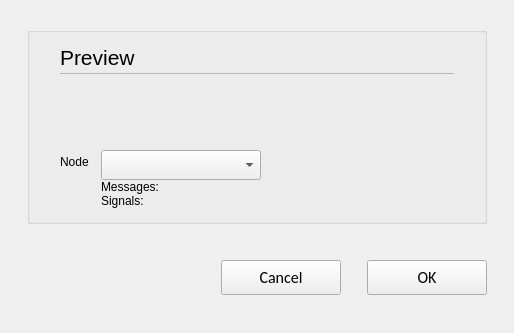
<?xml version="1.0" encoding="UTF-8"?>
<ui version="4.0">
 <class>C_CieDataPoolComListDBCImportWidget</class>
 <widget class="QWidget" name="C_CieDataPoolComListDBCImportWidget">
  <property name="windowModality">
   <enum>Qt::WindowModal</enum>
  </property>
  <property name="geometry">
   <rect>
    <x>0</x>
    <y>0</y>
    <width>514</width>
    <height>333</height>
   </rect>
  </property>
  <property name="windowTitle">
   <string>Import from DBC File - Node selection</string>
  </property>
  <layout class="QVBoxLayout" name="verticalLayout">
   <property name="leftMargin">
    <number>27</number>
   </property>
   <property name="topMargin">
    <number>27</number>
   </property>
   <property name="rightMargin">
    <number>27</number>
   </property>
   <item>
    <widget class="stw_opensyde_gui_elements::C_OgeGbx" name="pc_GroupBoxGeneral">
     <property name="title">
      <string/>
     </property>
     <layout class="QVBoxLayout" name="verticalLayout_2" stretch="0,0,0,0">
      <property name="spacing">
       <number>0</number>
      </property>
      <property name="leftMargin">
       <number>30</number>
      </property>
      <property name="rightMargin">
       <number>30</number>
      </property>
      <property name="bottomMargin">
       <number>13</number>
      </property>
      <item>
       <layout class="QHBoxLayout" name="horizontalLayout_5" stretch="0,1">
        <property name="spacing">
         <number>6</number>
        </property>
        <item>
         <widget class="stw_opensyde_gui_elements::C_OgeLabHeadingGroupBold" name="pc_LabelHeading">
          <property name="minimumSize">
           <size>
            <width>0</width>
            <height>30</height>
           </size>
          </property>
          <property name="maximumSize">
           <size>
            <width>16777215</width>
            <height>30</height>
           </size>
          </property>
          <property name="font">
           <font>
            <family>Segoe UI</family>
            <pointsize>16</pointsize>
           </font>
          </property>
          <property name="text">
           <string>Preview</string>
          </property>
         </widget>
        </item>
        <item>
         <spacer name="horizontalSpacer_7">
          <property name="orientation">
           <enum>Qt::Horizontal</enum>
          </property>
          <property name="sizeHint" stdset="0">
           <size>
            <width>40</width>
            <height>1</height>
           </size>
          </property>
         </spacer>
        </item>
       </layout>
      </item>
      <item>
       <layout class="QHBoxLayout" name="horizontalLayout_18" stretch="0">
        <property name="spacing">
         <number>0</number>
        </property>
        <property name="topMargin">
         <number>1</number>
        </property>
        <property name="rightMargin">
         <number>0</number>
        </property>
        <property name="bottomMargin">
         <number>0</number>
        </property>
        <item>
         <widget class="stw_opensyde_gui_elements::C_OgeFrameSeparator" name="pc_Frame">
          <property name="minimumSize">
           <size>
            <width>0</width>
            <height>1</height>
           </size>
          </property>
          <property name="maximumSize">
           <size>
            <width>16777215</width>
            <height>1</height>
           </size>
          </property>
          <property name="frameShape">
           <enum>QFrame::StyledPanel</enum>
          </property>
          <property name="frameShadow">
           <enum>QFrame::Raised</enum>
          </property>
         </widget>
        </item>
       </layout>
      </item>
      <item>
       <spacer name="verticalSpacer_3">
        <property name="orientation">
         <enum>Qt::Vertical</enum>
        </property>
        <property name="sizeHint" stdset="0">
         <size>
          <width>6</width>
          <height>0</height>
         </size>
        </property>
       </spacer>
      </item>
      <item>
       <layout class="QFormLayout" name="formLayout_Information">
        <property name="horizontalSpacing">
         <number>12</number>
        </property>
        <item row="0" column="0">
         <widget class="stw_opensyde_gui_elements::C_OgeLabGroupItem" name="pc_LabelNode">
          <property name="text">
           <string>Node</string>
          </property>
         </widget>
        </item>
        <item row="0" column="1">
         <widget class="stw_opensyde_gui_elements::C_OgeCbxText" name="pc_ComboBoxDBCNode">
          <property name="minimumSize">
           <size>
            <width>160</width>
            <height>30</height>
           </size>
          </property>
          <property name="maximumSize">
           <size>
            <width>160</width>
            <height>30</height>
           </size>
          </property>
          <property name="editable">
           <bool>false</bool>
          </property>
         </widget>
        </item>
        <item row="1" column="1">
         <widget class="stw_opensyde_gui_elements::C_OgeLabGroupItem" name="pc_LabelMessages">
          <property name="text">
           <string>Messages:</string>
          </property>
         </widget>
        </item>
        <item row="2" column="1">
         <widget class="stw_opensyde_gui_elements::C_OgeLabGroupItem" name="pc_LabelSignals">
          <property name="text">
           <string>Signals:</string>
          </property>
         </widget>
        </item>
       </layout>
      </item>
     </layout>
    </widget>
   </item>
   <item>
    <spacer name="verticalSpacer_2">
     <property name="orientation">
      <enum>Qt::Vertical</enum>
     </property>
     <property name="sizeType">
      <enum>QSizePolicy::Fixed</enum>
     </property>
     <property name="sizeHint" stdset="0">
      <size>
       <width>20</width>
       <height>30</height>
      </size>
     </property>
    </spacer>
   </item>
   <item>
    <layout class="QHBoxLayout" name="pc_HorizontalLayoutUserCancelOK">
     <item>
      <spacer name="pc_HorizontalSpacer">
       <property name="orientation">
        <enum>Qt::Horizontal</enum>
       </property>
       <property name="sizeHint" stdset="0">
        <size>
         <width>40</width>
         <height>20</height>
        </size>
       </property>
      </spacer>
     </item>
     <item>
      <widget class="stw_opensyde_gui_elements::C_OgePubCancel" name="pc_PushButtonCancel">
       <property name="minimumSize">
        <size>
         <width>120</width>
         <height>35</height>
        </size>
       </property>
       <property name="maximumSize">
        <size>
         <width>120</width>
         <height>35</height>
        </size>
       </property>
       <property name="font">
        <font>
         <family>Calibri</family>
         <pointsize>12</pointsize>
        </font>
       </property>
       <property name="focusPolicy">
        <enum>Qt::NoFocus</enum>
       </property>
       <property name="text">
        <string>Cancel</string>
       </property>
      </widget>
     </item>
     <item>
      <spacer name="horizontalSpacer">
       <property name="orientation">
        <enum>Qt::Horizontal</enum>
       </property>
       <property name="sizeType">
        <enum>QSizePolicy::Fixed</enum>
       </property>
       <property name="sizeHint" stdset="0">
        <size>
         <width>20</width>
         <height>20</height>
        </size>
       </property>
      </spacer>
     </item>
     <item>
      <widget class="stw_opensyde_gui_elements::C_OgePubDialog" name="pc_PushButtonOK">
       <property name="minimumSize">
        <size>
         <width>120</width>
         <height>35</height>
        </size>
       </property>
       <property name="maximumSize">
        <size>
         <width>120</width>
         <height>35</height>
        </size>
       </property>
       <property name="font">
        <font>
         <family>Calibri</family>
         <pointsize>12</pointsize>
        </font>
       </property>
       <property name="focusPolicy">
        <enum>Qt::NoFocus</enum>
       </property>
       <property name="text">
        <string>OK</string>
       </property>
      </widget>
     </item>
    </layout>
   </item>
   <item>
    <spacer name="verticalSpacer">
     <property name="orientation">
      <enum>Qt::Vertical</enum>
     </property>
     <property name="sizeType">
      <enum>QSizePolicy::Fixed</enum>
     </property>
     <property name="sizeHint" stdset="0">
      <size>
       <width>20</width>
       <height>27</height>
      </size>
     </property>
    </spacer>
   </item>
  </layout>
 </widget>
 <customwidgets>
  <customwidget>
   <class>stw_opensyde_gui_elements::C_OgeLabHeadingGroupBold</class>
   <extends>QLabel</extends>
   <header>C_OgeLabHeadingGroupBold.h</header>
  </customwidget>
  <customwidget>
   <class>stw_opensyde_gui_elements::C_OgeFrameSeparator</class>
   <extends>QFrame</extends>
   <header>C_OgeFrameSeparator.h</header>
   <container>1</container>
  </customwidget>
  <customwidget>
   <class>stw_opensyde_gui_elements::C_OgePubDialog</class>
   <extends>QPushButton</extends>
   <header>C_OgePubDialog.h</header>
  </customwidget>
  <customwidget>
   <class>stw_opensyde_gui_elements::C_OgeGbx</class>
   <extends>QGroupBox</extends>
   <header>C_OgeGbx.h</header>
   <container>1</container>
  </customwidget>
  <customwidget>
   <class>stw_opensyde_gui_elements::C_OgePubCancel</class>
   <extends>QPushButton</extends>
   <header>C_OgePubCancel.h</header>
  </customwidget>
  <customwidget>
   <class>stw_opensyde_gui_elements::C_OgeLabGroupItem</class>
   <extends>QLabel</extends>
   <header>C_OgeLabGroupItem.h</header>
  </customwidget>
  <customwidget>
   <class>stw_opensyde_gui_elements::C_OgeCbxText</class>
   <extends>QComboBox</extends>
   <header>C_OgeCbxText.h</header>
  </customwidget>
 </customwidgets>
 <resources/>
 <connections/>
</ui>
